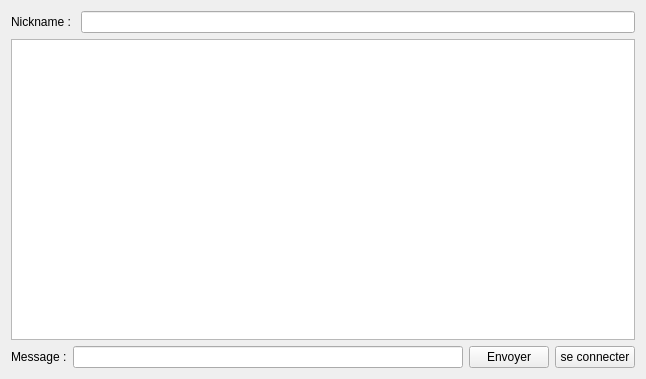
<?xml version="1.0" encoding="UTF-8"?>
<ui version="4.0">
 <class>Widget</class>
 <widget class="QWidget" name="Widget">
  <property name="geometry">
   <rect>
    <x>0</x>
    <y>0</y>
    <width>646</width>
    <height>379</height>
   </rect>
  </property>
  <property name="windowTitle">
   <string>Widget</string>
  </property>
  <layout class="QVBoxLayout" name="verticalLayout">
   <item>
    <layout class="QHBoxLayout" name="horizontalLayout_2">
     <item>
      <widget class="QLabel" name="label">
       <property name="text">
        <string>Nickname : </string>
       </property>
      </widget>
     </item>
     <item>
      <widget class="QLineEdit" name="nickname"/>
     </item>
    </layout>
   </item>
   <item>
    <widget class="QTextEdit" name="textEdit"/>
   </item>
   <item>
    <layout class="QHBoxLayout" name="horizontalLayout">
     <item>
      <widget class="QLabel" name="label_2">
       <property name="text">
        <string>Message :</string>
       </property>
      </widget>
     </item>
     <item>
      <widget class="QLineEdit" name="message"/>
     </item>
     <item>
      <widget class="QPushButton" name="send">
       <property name="text">
        <string>Envoyer</string>
       </property>
      </widget>
     </item>
     <item>
      <widget class="QPushButton" name="bind">
       <property name="text">
        <string>se connecter</string>
       </property>
      </widget>
     </item>
    </layout>
   </item>
  </layout>
 </widget>
 <resources/>
 <connections/>
</ui>
